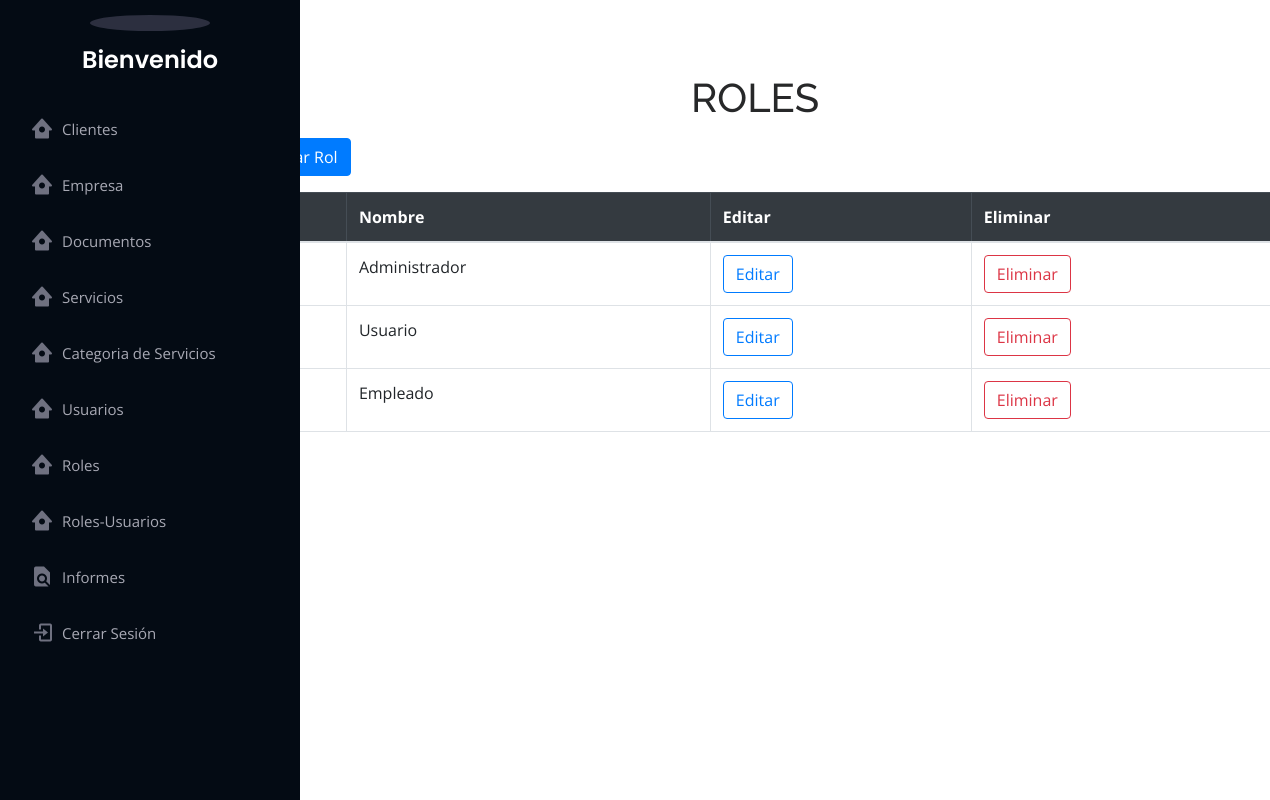
Page /consultar_roles/ on the committed database.
### usuario/models.py (models this page shows, shortened)
class Rol(models.Model):
    nombre=models.CharField(max_length=200)

### usuario/views.py (the view)
# urls.py: path('consultar_roles/', consultarroles, name="consultar_roles"),
def consultarroles(request, plantilla="usuarios/consultarroles.html"):
    roles = Rol.objects.all
    return render(request, plantilla, {'roles':roles})

### templates/usuarios/consultarroles.html (shortened to what this page needs)
{% extends "base.html" %}
{% block content %}
 <div class="container">
        <div class="col-md-12" style="margin-top: 50px;">
        <div class="col-md-12" style="margin-left: 120px;">
            <blockquote class="blockquote text-center">
                <h1> ROLES </h1>
            </blockquote>
            <blockquote>
                <a class="btn btn-primary" href="{% url 'crear_rol' %}">Registrar Rol</a>
            </blockquote>
            <div class="table-responsive">
                <table class="table table-bordered">
                    <thead class="table-dark">
                    <tr>
                        <th>ID</th>
                        <th>Nombre</th>
                        <th>Editar</th>
                        <th>Eliminar</th>
                    </tr>
                    </thead>
                    <tbody>
                    {% for r in roles %}
                        <tr>
                         <td>{{ r.id }}</td>
                         <td>{{ r.nombre }}</td>
                        <td>  <a class="btn btn-outline-primary" href="{% url 'modificar_rol' r.id  %}">Editar</a> </td>
                        <td>  <a class="btn btn-outline-danger " href="{% url 'eliminar_rol' r.id  %}">Eliminar</a> </td>
                        </tr>
                    {% endfor %}
                    </tbody>
                </table>
            </div>
        </div>
    </div>
{% endblock %}

### perfil_empresa/static/css/style.css (style rules this page uses)
body { font-family: "Open Sans", sans-serif; color: #272829; }
a { color: #149ddd; }
h1, h2, h3, h4, h5, h6 { font-family: "Raleway", sans-serif; }

### rows in the picture
Rol: nombre "Administrador"
Rol: nombre "Usuario"
Rol: nombre "Empleado"
